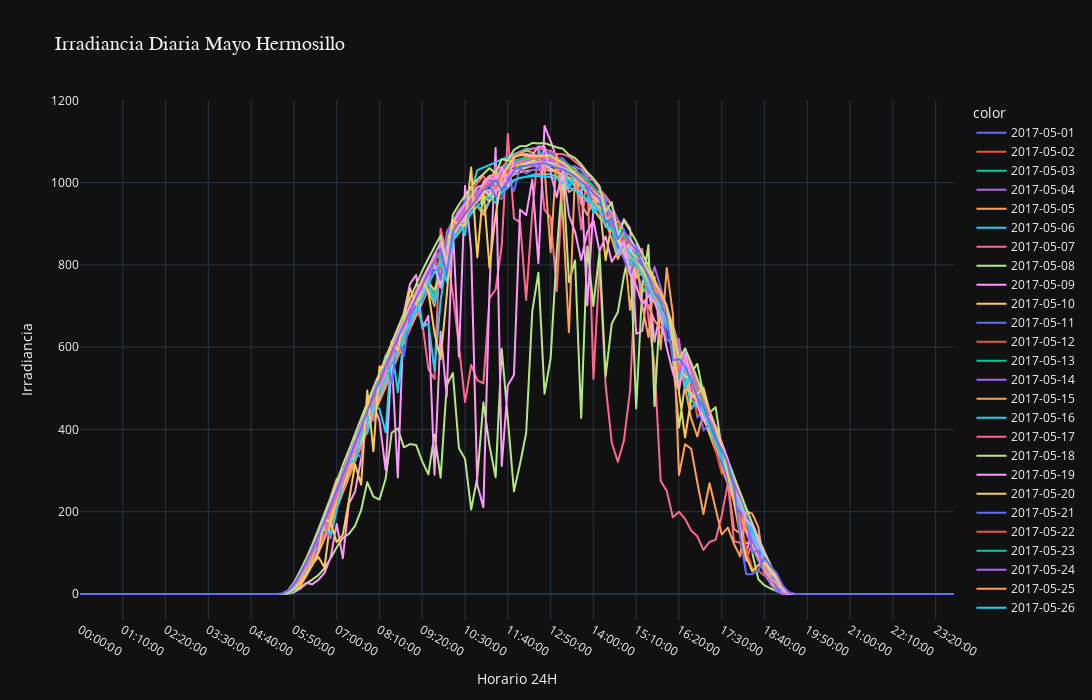

The code cell stored with this chart in its notebook:
### Code cell
df1["horas"]=df1["time"].dt.time
linechart_time = px.line(
                    data_frame=df1,
                    x="horas",
                    y="Avg",
                    color=df1["TIMESTAMP"].dt.date,
                    labels = {"Avg":"Irradiancia","horas":"Horario 24H"},
                    title = "Irradiancia Diaria Mayo Hermosillo",
                    template = "plotly_dark",
                    width= 1200,
                    height= 700
                    )
linechart_time.update_layout(title=dict(font=dict(family='JetBrains Mono',size=20)),
                            xaxis=dict(nticks=23))
linechart_time.show()

### Figure 1 — Plotly figure (JSON) as saved in the notebook; plotly's stock layout.template omitted (floating-point values rounded to 4 significant figures; data arrays with more than 128 entries replaced by an {"elided": "..."} marker saying what was removed)
{"data": [{"hoverlabel": {"namelength": 0}, "hovertemplate": "color=2017-05-01<br>Horario 24H=%{x}<br>Irradiancia=%{y}", "legendgroup": "2017-05-01", "line": {"color": "#636efa", "dash": "solid"}, "mode": "lines", "name": "2017-05-01", "showlegend": true, "type": "scattergl", "x": {"elided": "144 str values"}, "xaxis": "x", "y": {"elided": "144 float values"}, "yaxis": "y"}, {"hoverlabel": {"namelength": 0}, "hovertemplate": "color=2017-05-02<br>Horario 24H=%{x}<br>Irradiancia=%{y}", "legendgroup": "2017-05-02", "line": {"color": "#EF553B", "dash": "solid"}, "mode": "lines", "name": "2017-05-02", "showlegend": true, "type": "scattergl", "x": {"elided": "144 str values"}, "xaxis": "x", "y": {"elided": "144 float values"}, "yaxis": "y"}, {"hoverlabel": {"namelength": 0}, "hovertemplate": "color=2017-05-03<br>Horario 24H=%{x}<br>Irradiancia=%{y}", "legendgroup": "2017-05-03", "line": {"color": "#00cc96", "dash": "solid"}, "mode": "lines", "name": "2017-05-03", "showlegend": true, "type": "scattergl", "x": {"elided": "144 str values"}, "xaxis": "x", "y": {"elided": "144 float values"}, "yaxis": "y"}, {"hoverlabel": {"namelength": 0}, "hovertemplate": "color=2017-05-04<br>Horario 24H=%{x}<br>Irradiancia=%{y}", "legendgroup": "2017-05-04", "line": {"color": "#ab63fa", "dash": "solid"}, "mode": "lines", "name": "2017-05-04", "showlegend": true, "type": "scattergl", "x": {"elided": "144 str values"}, "xaxis": "x", "y": {"elided": "144 float values"}, "yaxis": "y"}, {"hoverlabel": {"namelength": 0}, "hovertemplate": "color=2017-05-05<br>Horario 24H=%{x}<br>Irradiancia=%{y}", "legendgroup": "2017-05-05", "line": {"color": "#FFA15A", "dash": "solid"}, "mode": "lines", "name": "2017-05-05", "showlegend": true, "type": "scattergl", "x": {"elided": "144 str values"}, "xaxis": "x", "y": {"elided": "144 float values"}, "yaxis": "y"}, {"hoverlabel": {"namelength": 0}, "hovertemplate": "color=2017-05-06<br>Horario 24H=%{x}<br>Irradiancia=%{y}", "legendgroup": "2017-05-06", "line": {"color": "#19d3f3", "dash": "solid"}, "mode": "lines", "name": "2017-05-06", "showlegend": true, "type": "scattergl", "x": {"elided": "144 str values"}, "xaxis": "x", "y": {"elided": "144 float values"}, "yaxis": "y"}, {"hoverlabel": {"namelength": 0}, "hovertemplate": "color=2017-05-07<br>Horario 24H=%{x}<br>Irradiancia=%{y}", "legendgroup": "2017-05-07", "line": {"color": "#FF6692", "dash": "solid"}, "mode": "lines", "name": "2017-05-07", "showlegend": true, "type": "scattergl", "x": {"elided": "144 str values"}, "xaxis": "x", "y": {"elided": "144 float values"}, "yaxis": "y"}, {"hoverlabel": {"namelength": 0}, "hovertemplate": "color=2017-05-08<br>Horario 24H=%{x}<br>Irradiancia=%{y}", "legendgroup": "2017-05-08", "line": {"color": "#B6E880", "dash": "solid"}, "mode": "lines", "name": "2017-05-08", "showlegend": true, "type": "scattergl", "x": {"elided": "144 str values"}, "xaxis": "x", "y": {"elided": "144 float values"}, "yaxis": "y"}, {"hoverlabel": {"namelength": 0}, "hovertemplate": "color=2017-05-09<br>Horario 24H=%{x}<br>Irradiancia=%{y}", "legendgroup": "2017-05-09", "line": {"color": "#FF97FF", "dash": "solid"}, "mode": "lines", "name": "2017-05-09", "showlegend": true, "type": "scattergl", "x": {"elided": "144 str values"}, "xaxis": "x", "y": {"elided": "144 float values"}, "yaxis": "y"}, {"hoverlabel": {"namelength": 0}, "hovertemplate": "color=2017-05-10<br>Horario 24H=%{x}<br>Irradiancia=%{y}", "legendgroup": "2017-05-10", "line": {"color": "#FECB52", "dash": "solid"}, "mode": "lines", "name": "2017-05-10", "showlegend": true, "type": "scattergl", "x": {"elided": "144 str values"}, "xaxis": "x", "y": {"elided": "144 float values"}, "yaxis": "y"}, {"hoverlabel": {"namelength": 0}, "hovertemplate": "color=2017-05-11<br>Horario 24H=%{x}<br>Irradiancia=%{y}", "legendgroup": "2017-05-11", "line": {"color": "#636efa", "dash": "solid"}, "mode": "lines", "name": "2017-05-11", "showlegend": true, "type": "scattergl", "x": {"elided": "144 str values"}, "xaxis": "x", "y": {"elided": "144 float values"}, "yaxis": "y"}, {"hoverlabel": {"namelength": 0}, "hovertemplate": "color=2017-05-12<br>Horario 24H=%{x}<br>Irradiancia=%{y}", "legendgroup": "2017-05-12", "line": {"color": "#EF553B", "dash": "solid"}, "mode": "lines", "name": "2017-05-12", "showlegend": true, "type": "scattergl", "x": {"elided": "144 str values"}, "xaxis": "x", "y": {"elided": "144 float values"}, "yaxis": "y"}, {"hoverlabel": {"namelength": 0}, "hovertemplate": "color=2017-05-13<br>Horario 24H=%{x}<br>Irradiancia=%{y}", "legendgroup": "2017-05-13", "line": {"color": "#00cc96", "dash": "solid"}, "mode": "lines", "name": "2017-05-13", "showlegend": true, "type": "scattergl", "x": {"elided": "144 str values"}, "xaxis": "x", "y": {"elided": "144 float values"}, "yaxis": "y"}, {"hoverlabel": {"namelength": 0}, "hovertemplate": "color=2017-05-14<br>Horario 24H=%{x}<br>Irradiancia=%{y}", "legendgroup": "2017-05-14", "line": {"color": "#ab63fa", "dash": "solid"}, "mode": "lines", "name": "2017-05-14", "showlegend": true, "type": "scattergl", "x": {"elided": "144 str values"}, "xaxis": "x", "y": {"elided": "144 float values"}, "yaxis": "y"}, {"hoverlabel": {"namelength": 0}, "hovertemplate": "color=2017-05-15<br>Horario 24H=%{x}<br>Irradiancia=%{y}", "legendgroup": "2017-05-15", "line": {"color": "#FFA15A", "dash": "solid"}, "mode": "lines", "name": "2017-05-15", "showlegend": true, "type": "scattergl", "x": {"elided": "144 str values"}, "xaxis": "x", "y": {"elided": "144 float values"}, "yaxis": "y"}, {"hoverlabel": {"namelength": 0}, "hovertemplate": "color=2017-05-16<br>Horario 24H=%{x}<br>Irradiancia=%{y}", "legendgroup": "2017-05-16", "line": {"color": "#19d3f3", "dash": "solid"}, "mode": "lines", "name": "2017-05-16", "showlegend": true, "type": "scattergl", "x": {"elided": "137 str values"}, "xaxis": "x", "y": {"elided": "137 float values"}, "yaxis": "y"}, {"hoverlabel": {"namelength": 0}, "hovertemplate": "color=2017-05-17<br>Horario 24H=%{x}<br>Irradiancia=%{y}", "legendgroup": "2017-05-17", "line": {"color": "#FF6692", "dash": "solid"}, "mode": "lines", "name": "2017-05-17", "showlegend": true, "type": "scattergl", "x": {"elided": "144 str values"}, "xaxis": "x", "y": {"elided": "144 float values"}, "yaxis": "y"}, {"hoverlabel": {"namelength": 0}, "hovertemplate": "color=2017-05-18<br>Horario 24H=%{x}<br>Irradiancia=%{y}", "legendgroup": "2017-05-18", "line": {"color": "#B6E880", "dash": "solid"}, "mode": "lines", "name": "2017-05-18", "showlegend": true, "type": "scattergl", "x": {"elided": "144 str values"}, "xaxis": "x", "y": {"elided": "144 float values"}, "yaxis": "y"}, {"hoverlabel": {"namelength": 0}, "hovertemplate": "color=2017-05-19<br>Horario 24H=%{x}<br>Irradiancia=%{y}", "legendgroup": "2017-05-19", "line": {"color": "#FF97FF", "dash": "solid"}, "mode": "lines", "name": "2017-05-19", "showlegend": true, "type": "scattergl", "x": {"elided": "144 str values"}, "xaxis": "x", "y": {"elided": "144 float values"}, "yaxis": "y"}, {"hoverlabel": {"namelength": 0}, "hovertemplate": "color=2017-05-20<br>Horario 24H=%{x}<br>Irradiancia=%{y}", "legendgroup": "2017-05-20", "line": {"color": "#FECB52", "dash": "solid"}, "mode": "lines", "name": "2017-05-20", "showlegend": true, "type": "scattergl", "x": {"elided": "144 str values"}, "xaxis": "x", "y": {"elided": "144 float values"}, "yaxis": "y"}, {"hoverlabel": {"namelength": 0}, "hovertemplate": "color=2017-05-21<br>Horario 24H=%{x}<br>Irradiancia=%{y}", "legendgroup": "2017-05-21", "line": {"color": "#636efa", "dash": "solid"}, "mode": "lines", "name": "2017-05-21", "showlegend": true, "type": "scattergl", "x": {"elided": "144 str values"}, "xaxis": "x", "y": {"elided": "144 float values"}, "yaxis": "y"}, {"hoverlabel": {"namelength": 0}, "hovertemplate": "color=2017-05-22<br>Horario 24H=%{x}<br>Irradiancia=%{y}", "legendgroup": "2017-05-22", "line": {"color": "#EF553B", "dash": "solid"}, "mode": "lines", "name": "2017-05-22", "showlegend": true, "type": "scattergl", "x": {"elided": "144 str values"}, "xaxis": "x", "y": {"elided": "144 float values"}, "yaxis": "y"}, {"hoverlabel": {"namelength": 0}, "hovertemplate": "color=2017-05-23<br>Horario 24H=%{x}<br>Irradiancia=%{y}", "legendgroup": "2017-05-23", "line": {"color": "#00cc96", "dash": "solid"}, "mode": "lines", "name": "2017-05-23", "showlegend": true, "type": "scattergl", "x": {"elided": "144 str values"}, "xaxis": "x", "y": {"elided": "144 float values"}, "yaxis": "y"}, {"hoverlabel": {"namelength": 0}, "hovertemplate": "color=2017-05-24<br>Horario 24H=%{x}<br>Irradiancia=%{y}", "legendgroup": "2017-05-24", "line": {"color": "#ab63fa", "dash": "solid"}, "mode": "lines", "name": "2017-05-24", "showlegend": true, "type": "scattergl", "x": {"elided": "144 str values"}, "xaxis": "x", "y": {"elided": "144 float values"}, "yaxis": "y"}, {"hoverlabel": {"namelength": 0}, "hovertemplate": "color=2017-05-25<br>Horario 24H=%{x}<br>Irradiancia=%{y}", "legendgroup": "2017-05-25", "line": {"color": "#FFA15A", "dash": "solid"}, "mode": "lines", "name": "2017-05-25", "showlegend": true, "type": "scattergl", "x": {"elided": "144 str values"}, "xaxis": "x", "y": {"elided": "144 float values"}, "yaxis": "y"}, {"hoverlabel": {"namelength": 0}, "hovertemplate": "color=2017-05-26<br>Horario 24H=%{x}<br>Irradiancia=%{y}", "legendgroup": "2017-05-26", "line": {"color": "#19d3f3", "dash": "solid"}, "mode": "lines", "name": "2017-05-26", "showlegend": true, "type": "scattergl", "x": {"elided": "144 str values"}, "xaxis": "x", "y": {"elided": "144 float values"}, "yaxis": "y"}, {"hoverlabel": {"namelength": 0}, "hovertemplate": "color=2017-05-27<br>Horario 24H=%{x}<br>Irradiancia=%{y}", "legendgroup": "2017-05-27", "line": {"color": "#FF6692", "dash": "solid"}, "mode": "lines", "name": "2017-05-27", "showlegend": true, "type": "scattergl", "x": {"elided": "144 str values"}, "xaxis": "x", "y": {"elided": "144 float values"}, "yaxis": "y"}, {"hoverlabel": {"namelength": 0}, "hovertemplate": "color=2017-05-28<br>Horario 24H=%{x}<br>Irradiancia=%{y}", "legendgroup": "2017-05-28", "line": {"color": "#B6E880", "dash": "solid"}, "mode": "lines", "name": "2017-05-28", "showlegend": true, "type": "scattergl", "x": {"elided": "144 str values"}, "xaxis": "x", "y": {"elided": "144 float values"}, "yaxis": "y"}, {"hoverlabel": {"namelength": 0}, "hovertemplate": "color=2017-05-29<br>Horario 24H=%{x}<br>Irradiancia=%{y}", "legendgroup": "2017-05-29", "line": {"color": "#FF97FF", "dash": "solid"}, "mode": "lines", "name": "2017-05-29", "showlegend": true, "type": "scattergl", "x": {"elided": "144 str values"}, "xaxis": "x", "y": {"elided": "144 float values"}, "yaxis": "y"}, {"hoverlabel": {"namelength": 0}, "hovertemplate": "color=2017-05-30<br>Horario 24H=%{x}<br>Irradiancia=%{y}", "legendgroup": "2017-05-30", "line": {"color": "#FECB52", "dash": "solid"}, "mode": "lines", "name": "2017-05-30", "showlegend": true, "type": "scattergl", "x": {"elided": "144 str values"}, "xaxis": "x", "y": {"elided": "144 float values"}, "yaxis": "y"}, {"hoverlabel": {"namelength": 0}, "hovertemplate": "color=2017-05-31<br>Horario 24H=%{x}<br>Irradiancia=%{y}", "legendgroup": "2017-05-31", "line": {"color": "#636efa", "dash": "solid"}, "mode": "lines", "name": "2017-05-31", "showlegend": true, "type": "scattergl", "x": {"elided": "144 str values"}, "xaxis": "x", "y": {"elided": "144 float values"}, "yaxis": "y"}], "layout": {"height": 700, "legend": {"title": {"text": "color"}, "tracegroupgap": 0}, "title": {"font": {"family": "JetBrains Mono", "size": 20}, "text": "Irradiancia Diaria Mayo Hermosillo"}, "width": 1200, "xaxis": {"anchor": "y", "domain": [0, 1], "nticks": 23, "title": {"text": "Horario 24H"}}, "yaxis": {"anchor": "x", "domain": [0, 1], "title": {"text": "Irradiancia"}}}}
